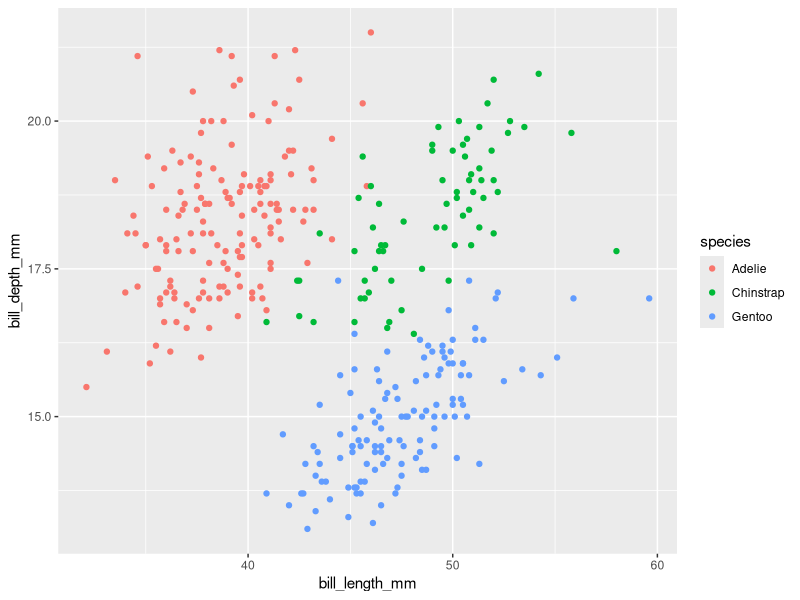

Write R code to recreate this figure.
## ---- chunk 1
#| message: false

library(tidyverse)
library(here)
library(palmerpenguins)

## ---- chunk 2
glimpse(penguins)
## ---- chunk 3
#| message: false
penguins %>%
  ggplot(aes(x = bill_length_mm, y = bill_depth_mm, color = species)) +
  geom_point()
